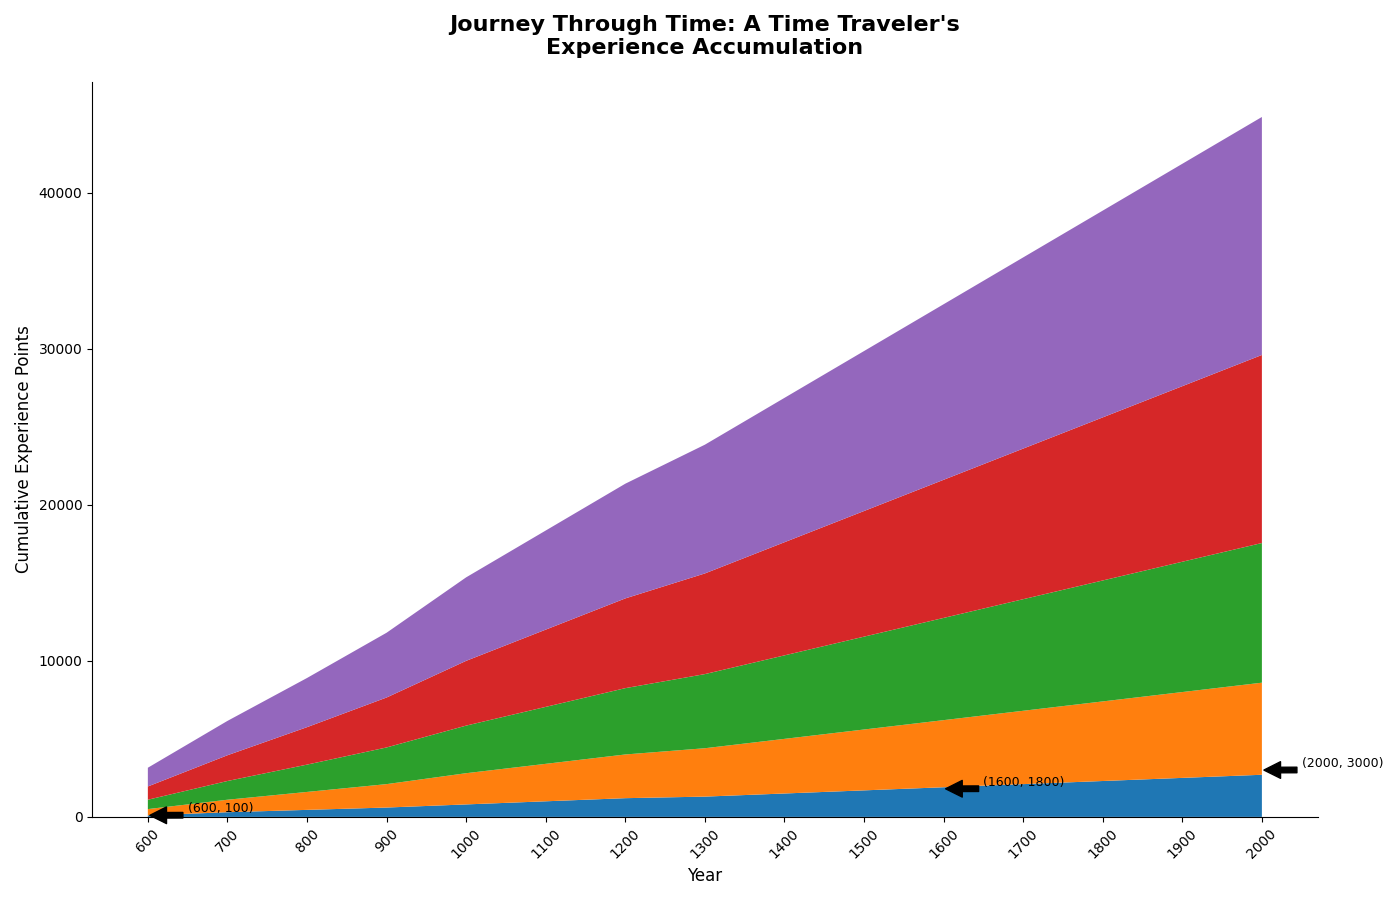

Source code (Python):
import matplotlib.pyplot as plt
import numpy as np

eras = ['Ancient World', 'Middle Ages', 'Renaissance', 'Industrial Age', 'Modern Era']
years = np.arange(600, 2100, 100)

experience_points = np.array([
    [100, 300, 450, 600, 800, 1000, 1200, 1300, 1500, 1700, 1900, 2100, 2300, 2500, 2700],
    [300, 500, 700, 900, 1200, 1400, 1600, 1800, 2000, 2200, 2400, 2600, 2800, 3000, 3200],
    [200, 400, 600, 850, 1050, 1250, 1450, 1650, 1850, 2050, 2250, 2450, 2650, 2850, 3050],
    [250, 450, 650, 850, 1100, 1300, 1500, 1700, 1900, 2100, 2300, 2500, 2700, 2900, 3100],
    [350, 550, 750, 950, 1200, 1400, 1600, 1800, 2000, 2200, 2400, 2600, 2800, 3000, 3200],
])

cumulative_points = np.cumsum(experience_points, axis=0)

plt.figure(figsize=(14, 9))
plt.stackplot(years, cumulative_points, colors=['#1f77b4', '#ff7f0e', '#2ca02c', '#d62728', '#9467bd'])

plt.title("Journey Through Time: A Time Traveler's\nExperience Accumulation", fontsize=16, fontweight='bold', pad=20)
plt.xlabel("Year", fontsize=12)
plt.ylabel("Cumulative Experience Points", fontsize=12)

significant_points = [(600, 100), (1600, 1800), (2000, 3000)]
for year, value in significant_points:
    plt.annotate(f'({year}, {value})', xy=(year, value), xytext=(year+50, value+200),
                 arrowprops=dict(facecolor='black', shrink=0.05), fontsize=9, color='black')

plt.xticks(years, rotation=45, fontsize=10)
plt.gca().spines['top'].set_visible(False)
plt.gca().spines['right'].set_visible(False)
plt.tight_layout()
plt.show()
